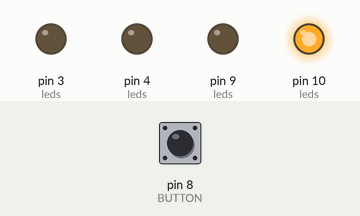
Simulated run of this sketch. Board: Arduino Uno, built with avr-gcc and run on an emulated ATmega328P. On the bench: output pins drawn as LEDs (lit = HIGH). The inputs (shaded band) are chosen by the test bench; at power-on: pin 8 (BUTTON) LOW.

Above: at 1.2 s.
1.3 s: pin 8 (BUTTON) pulled HIGH for 0.15 s
At 2.6 s:
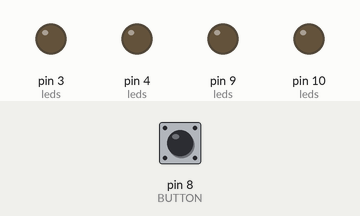
3.0 s: pin 8 (BUTTON) pulled HIGH for 1 s
At 5.1 s:
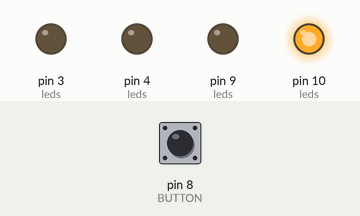
5.6 s: pin 8 (BUTTON) pulled HIGH for 3.2 s
At 10.0 s:
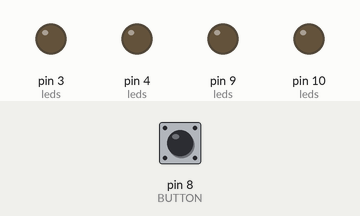
Timing chart, 0 to 11.5 s (numbered marks = the images above; inputs shaded):
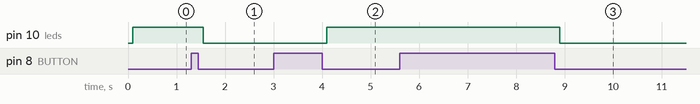

Measured:
- after the input at 1.3 s, pin 10 (leds): HIGH → LOW after 0.25 s
- after the input at 3.0 s, pin 10 (leds): LOW → HIGH after 1.1 s
- after the input at 5.6 s, pin 10 (leds): HIGH → LOW after 3.3 s

The sketch:

pomodoroTimer.ino
```cpp
// Время таймера в минутах
#define POMODORO_TIME 25

// Используемые пины
#define LED_R 10
#define LED_Y 3
#define LED_G 9
#define LED_B 4
#define BUZZER 2
#define BUTTON 8

// Количество светодиодов
#define LED_COUNT 4

// Массив пинов со светодиодами
int leds[] = {LED_R,
              LED_G,
              LED_Y,
              LED_B
             };
// Переменная для хранения времени таймера в миллисекундах
unsigned long pomodoroTimeInMillis;

// Переменная для хранения времени переключения светодиодов
unsigned long ledSwitchTime;

// Переменная для хранения времени начала работы таймера
unsigned long lastTime = 0;

// Состояние таймера — выключен
bool pomodoroState = false;

void setup() {

  // Рассчитаем время таймера в миллисекундах
  pomodoroTimeInMillis = POMODORO_TIME * 60000;

  // Рассчитаем время переключения светодиодов
  ledSwitchTime = pomodoroTimeInMillis / LED_COUNT;

  // Переключим пины светодиодов в состояние выхода
  for (int i = 0; i < LED_COUNT; ++i) {
    pinMode(leds[i], OUTPUT);
  }
}

void loop() {
  // Если был клик кнопки
  if (checkClick()) {

    // Запомним текущее время
    lastTime = millis();

    // Переключим состояние таймера вкл/выкл
    pomodoroState = !pomodoroState;

    // Выключим все светодиоды
    for (int i = 0; i < LED_COUNT; ++i) {
      digitalWrite(leds[i], LOW);
    }
  }

  // Если таймер включён
  if (pomodoroState) {

    // Рассчитаем прошедшее время
    unsigned long elapsedTime = millis() - lastTime;

    // Если прошедшее время меньше времени срабатывания таймера
    if (elapsedTime < pomodoroTimeInMillis) {

      // Рассчитаем, какой из светодиодов должен гореть
      unsigned long currentLed = elapsedTime / ledSwitchTime;

      // И зажжём этот светодиод
      digitalWrite(leds[currentLed], HIGH);

      // Если прошедшее время таймера больше времени срабатывания — звеним
    } else {
      finish();
    }
  }
}

// Функция для проверки клика кнопки
bool checkClick()
{
  // Переменная для хранения предыдущего состояния кнопки
  static bool buttonWasUp = true;
  bool result = false;

  // Читаем текущее состояние кнопки
  bool buttonIsUp = digitalRead(BUTTON);

  // Если кнопка была не нажата, а теперь нажата
  // значит был клик
  if (buttonWasUp && !buttonIsUp) {
    delay(100);
    result = true;
  }
  buttonWasUp = buttonIsUp;
  return result;
}

void finish() {
  // Переменная для хранения переключателя светодиодов
  bool toggle = true;

  // Попиликаем 10 раз...
  for (int i = 0; i < 10; i++) {
    tone(BUZZER, 500 + toggle * 500);

    // ... поочерёдно моргая парами светодиодов
    for (int i = 0; i < LED_COUNT; ++i) {
      digitalWrite(leds[i], toggle);
      toggle = !toggle;
    }
    toggle = !toggle;
    delay(100);
  }

  // Отключаем звук
  noTone(BUZZER);

  // Выключаем таймер
  pomodoroState = false;
}
```
